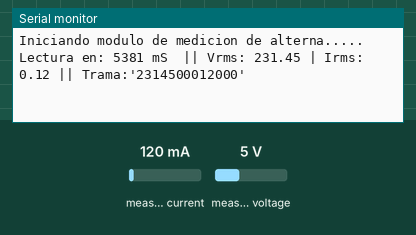
This sketch was run on a simulated Arduino Uno, built with avr-gcc and run on an emulated ATmega328P. Shown: the last lines printed to the serial monitor. The inputs (shaded band) are chosen by the test bench; at power-on: measured current 120 mA, measured voltage 5 V.

Above: at 6.1 s.
6.2 s: measured current set to 40 mA
10.2 s: measured voltage set to 0.3 V
At 12.1 s:
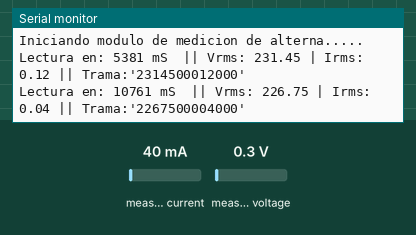
14.2 s: measured current set to 500 mA
At 16.7 s:
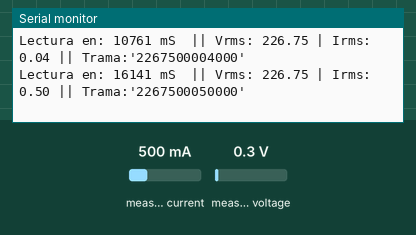
18.2 s: measured voltage set to 3.8 V
At 22.5 s:
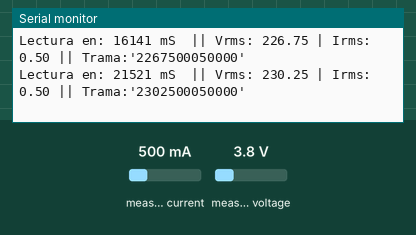
Timing chart, 0 to 23.2 s (numbered marks = the images above; inputs shaded):
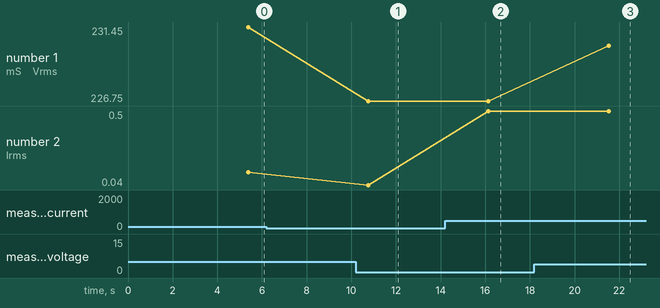

The sketch:

NANOVACMonitorv2.ino
```cpp
#include <Wire.h>
#include "EmonLib.h"             // Include Emon Library
EnergyMonitor emon1;             // Create an instance

#define TiempoEntreMediciones 5         //Tiempo de espera entre mediciones (segundos)
unsigned long lastTime = 0;             //Guardo la ultima vez que realize una medicion

float Vrms = 220;                       //Tension de Alterna
float Irms = 1;                         //Corriente de Alterna

String dataFileName = "";               //Inicio la String de la trama

void setup()
{

  Wire.begin(8);                        // Inicio en modo slave (dispositivo Nro 8)
  //Wire.onReceive(receiveEvent);
  Wire.onRequest(requestEvent);

  Serial.begin(9600);

  //Mensaje de Inicio del programa
  Serial.println("Iniciando modulo de medicion de alterna.....");
  Serial.println();


  emon1.voltage(A0, 218.136, 1.7);  // Voltage: input pin, calibration, phase_shift
  emon1.current(A1, 1.92377);       // Current: input pin, calibration.

}

void loop()
{

  if((millis() - lastTime) >= TiempoEntreMediciones * 1000){

      emon1.calcVI(20,2000);                 // Calculate all. No.of half wavelengths (crossings), time-out

      Vrms = emon1.Vrms + 1.45;
      Irms = emon1.calcIrms(1484);

      //Filtro ruido
      if(Irms > 100 || Irms < 0.02)
        Irms = 0;

      if(Vrms > 500 || Vrms < 10 )
        Vrms = 0;

      lastTime = millis();
      generoTramaI2C();
  }
}


void generoTramaI2C(){
  String V = String(round( float(Vrms)*100 ));
  String I = String(round( float(Irms)*100 ));

  int l = V.length();
  if( l < 5 ){
    for(int i = 0; i < (5 - l); i ++){
       V = "0"+V;
    }
  }

  l = I.length();
  if( l < 5 ){
     for(int i = 0; i < (5 - l); i ++){
       I = "0"+I;
     }
   }

    dataFileName = V + I + "000";
    Serial.print("Lectura en: ");
    Serial.print(millis());
    Serial.print(" mS  || ");
    Serial.print("Vrms: ");
    Serial.print(Vrms);
    Serial.print(" | Irms: ");
    Serial.print(Irms);
    Serial.print(" || Trama:'");
    Serial.print(dataFileName);
    Serial.println("'");
}


// function that executes whenever data is requested from master
void requestEvent() {
 char __dataFileName[15];
 dataFileName.toCharArray(__dataFileName, sizeof(__dataFileName));
 Wire.write(__dataFileName);  /*send string on request */
}
```

Measured:
- after the input at 10.2 s, the serial monitor: prints a new line after 0.56 s (image 1)
- after the input at 14.2 s, the serial monitor: prints a new line after 1.9 s (image 2)
- after the input at 18.2 s, the serial monitor: prints a new line after 3.3 s (image 3)
- plotted number 1: 231.45 → 226.75 after the input at 10.2 s, 226.75 → 230.25 after the input at 18.2 s
- plotted number 2: 0.04 → 0.5 after the input at 14.2 s
